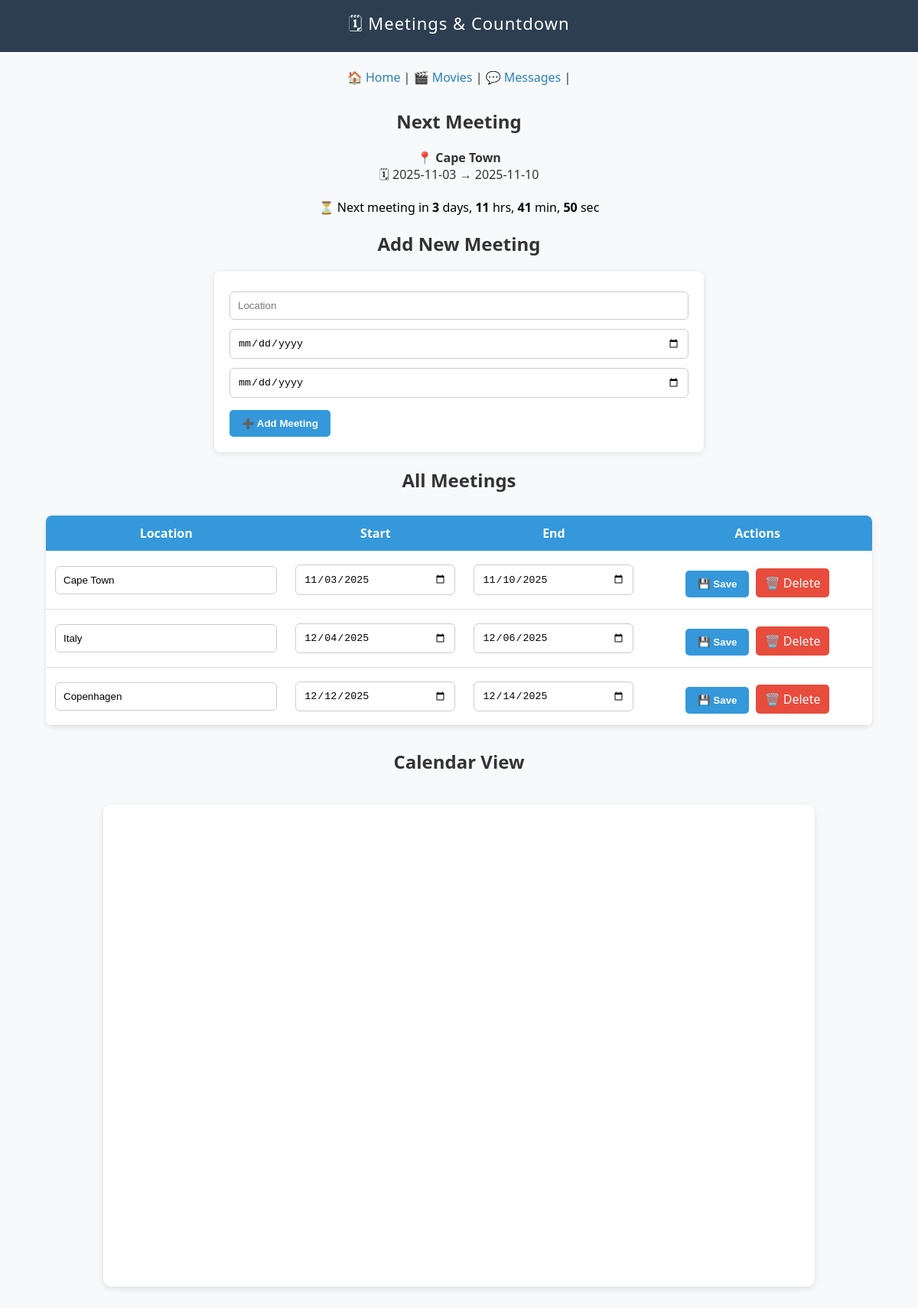
The page /countdown on the database its author committed.
### tables this page shows
CREATE TABLE meetings (
    id INTEGER PRIMARY KEY AUTOINCREMENT,
    location TEXT NOT NULL,
    start_date TEXT NOT NULL,
    end_date TEXT NOT NULL
);

### app.py (the view, shortened to what this page needs)
@app.route('/countdown', methods=['GET', 'POST'])
def countdown():
    conn = get_db_connection()
    meetings = conn.execute("SELECT * FROM meetings ORDER BY start_date ASC").fetchall()
    conn.close()
    today = datetime.now().date()
    next_meeting = None
    days_until = None
    for m in meetings:
        start = datetime.strptime(m['start_date'], "%Y-%m-%d").date()
        if start >= today:
            next_meeting = m
            days_until = (start - today).days
            break
    return render_template('countdown.html', meetings=meetings, next_meeting=next_meeting, days_until=days_until)

### app.py (called while the page is built)
def get_db_connection():
    conn = sqlite3.connect('data.db')
    conn.row_factory = sqlite3.Row
    return conn

### templates/countdown.html (shortened to what this page needs)
<!DOCTYPE html>
<html lang="en">
<head>
  <link rel="stylesheet" href="{{ url_for('static', filename='style.css') }}">
  <link href="https://cdnjs.cloudflare.com/ajax/libs/fullcalendar/6.1.10/index.global.min.css" rel="stylesheet">
</head>
<body>
<header>
  🗓 Meetings & Countdown
</header>
<br>
<div style="text-align:center;">
  <a href="/">🏠 Home</a> |
  <a href="/movies">🎬 Movies</a> |
  <a href="/messages">💬 Messages</a> |
</div>
{% if next_meeting %}
  <div style="text-align:center; margin-top:30px;">
    <h2>Next Meeting</h2>
    <p>
      📍 <b>{{ next_meeting['location'] }}</b><br>
      🗓 {{ next_meeting['start_date'] }} → {{ next_meeting['end_date'] }}
    </p>
    <div id="countdown-timer" style="font-size: 1.3em; color: #0066cc; margin-top: 10px;">
    </div>
  </div>
{% else %}
  <p style="text-align:center;">No upcoming meetings found.</p>
{% endif %}
<h2 style="text-align:center;">Add New Meeting</h2>
<form method="POST">
  <input type="text" name="location" placeholder="Location" required>
  <input type="date" name="start_date" required>
  <input type="date" name="end_date" required>
  <button type="submit">➕ Add Meeting</button>
</form>
<h2 style="text-align:center;">All Meetings</h2>
<table>
  <tr>
    <th>Location</th>
    <th>Start</th>
    <th>End</th>
    <th>Actions</th>
  </tr>
  {% for m in meetings %}
  <tr>
    <form method="POST" action="/edit_meeting/{{ m['id'] }}">
      <td><input type="text" name="location" value="{{ m['location'] }}"></td>
      <td><input type="date" name="start_date" value="{{ m['start_date'] }}"></td>
      <td><input type="date" name="end_date" value="{{ m['end_date'] }}"></td>
      <td>
        <button type="submit">💾 Save</button>
        <a href="/delete_meeting/{{ m['id'] }}" class="button-link">🗑️ Delete</a>
      </td>
    </form>
  </tr>
  {% endfor %}
</table>
<h2 style="text-align:center;">Calendar View</h2>
<div id="calendar"></div>
</body>
</html>

### static/style.css (style rules this page uses)
body { font-family: 'Segoe UI', Tahoma, Geneva, Verdana, sans-serif; background-color: #f7f9fb; color: #333; margin: 0; padding: 0; }
header { background-color: #2c3e50; color: white; padding: 15px; text-align: center; font-size: 22px; letter-spacing: 1px; }
a { color: #2980b9; text-decoration: none; }
form { margin: 20px auto; max-width: 600px; background-color: white; padding: 20px; border-radius: 8px; box-shadow: 0px 2px 8px rgba(0,0,0,0.1); }
input[type="text"], input[type="date"], input[type="password"], select { width: 100%; padding: 10px; margin: 6px 0; border-radius: 6px; border: 1px solid #ccc; box-sizing: border-box; }
button { background-color: #3498db; color: white; border: none; padding: 10px 16px; margin-top: 10px; border-radius: 5px; cursor: pointer; font-weight: bold; transition: background 0.3s ease; }
table { width: 90%; border-collapse: collapse; margin: 30px auto; background-color: white; border-radius: 8px; overflow: hidden; box-shadow: 0px 2px 6px rgba(0,0,0,0.1); }
th, td { padding: 12px; text-align: center; }
th { background-color: #3498db; color: white; }
td { border-bottom: 1px solid #ddd; }
#calendar { max-width: 900px; height: 600px; margin: 40px auto; background: white; padding: 15px; border-radius: 10px; box-shadow: 0px 3px 8px rgba(0, 0, 0, 0.1); }
a.button-link { display: inline-block; padding: 8px 12px; background-color: #e74c3c; color: white; border-radius: 5px; margin-left: 4px; }

### rows shown on the page
meetings: location "Cape Town", start_date "2025-11-03", end_date "2025-11-10", start_date "11/03/2025", end_date "11/10/2025"
meetings: location "Italy", start_date "12/04/2025", end_date "12/06/2025"
meetings: location "Copenhagen", start_date "12/12/2025", end_date "12/14/2025"
